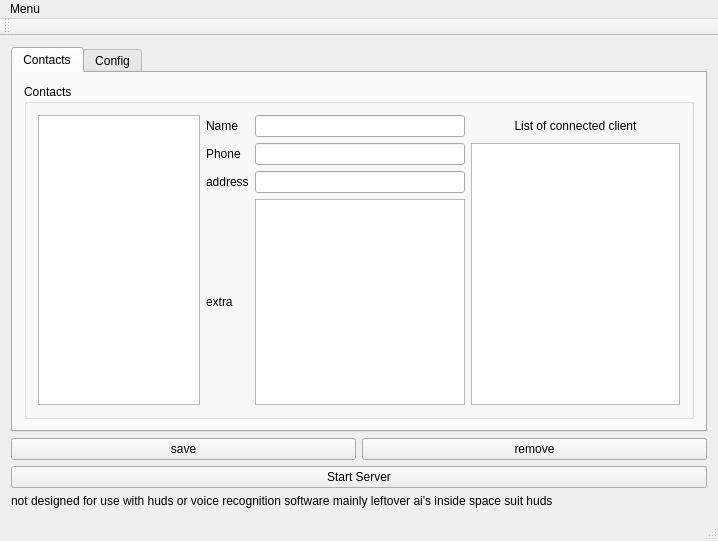
<?xml version="1.0" encoding="UTF-8"?>
<ui version="4.0">
 <class>MainWindow</class>
 <widget class="QMainWindow" name="MainWindow">
  <property name="geometry">
   <rect>
    <x>0</x>
    <y>0</y>
    <width>718</width>
    <height>541</height>
   </rect>
  </property>
  <property name="windowTitle">
   <string>MainWindow</string>
  </property>
  <widget class="QWidget" name="centralWidget">
   <layout class="QGridLayout" name="gridLayout_4">
    <item row="0" column="0">
     <widget class="QTabWidget" name="tabWidget">
      <property name="currentIndex">
       <number>0</number>
      </property>
      <widget class="QWidget" name="tab">
       <attribute name="title">
        <string>Contacts</string>
       </attribute>
       <layout class="QGridLayout" name="gridLayout_2">
        <item row="0" column="0">
         <widget class="QGroupBox" name="groupBox_2">
          <property name="title">
           <string>Contacts</string>
          </property>
          <layout class="QGridLayout" name="gridLayout">
           <item row="0" column="0" rowspan="4" colspan="2">
            <widget class="QListWidget" name="m_ips"/>
           </item>
           <item row="0" column="2" colspan="2">
            <widget class="QLabel" name="label_5">
             <property name="text">
              <string>Name</string>
             </property>
            </widget>
           </item>
           <item row="0" column="4">
            <widget class="QLineEdit" name="m_name"/>
           </item>
           <item row="1" column="2" colspan="2">
            <widget class="QLabel" name="label_6">
             <property name="text">
              <string>Phone</string>
             </property>
            </widget>
           </item>
           <item row="1" column="4">
            <widget class="QLineEdit" name="m_phone"/>
           </item>
           <item row="2" column="4">
            <widget class="QLineEdit" name="m_addr"/>
           </item>
           <item row="2" column="2" colspan="2">
            <widget class="QLabel" name="label_7">
             <property name="text">
              <string>address</string>
             </property>
            </widget>
           </item>
           <item row="3" column="2" colspan="2">
            <widget class="QLabel" name="label_8">
             <property name="text">
              <string>extra</string>
             </property>
            </widget>
           </item>
           <item row="3" column="4">
            <widget class="QTextEdit" name="m_extra"/>
           </item>
           <item row="0" column="5">
            <widget class="QLabel" name="label_20">
             <property name="text">
              <string>List of connected client</string>
             </property>
             <property name="alignment">
              <set>Qt::AlignCenter</set>
             </property>
            </widget>
           </item>
           <item row="1" column="5" rowspan="3">
            <widget class="QListWidget" name="m_connectedip"/>
           </item>
          </layout>
         </widget>
        </item>
       </layout>
      </widget>
      <widget class="QWidget" name="tab_2">
       <attribute name="title">
        <string>Config</string>
       </attribute>
       <widget class="QGroupBox" name="groupBox">
        <property name="geometry">
         <rect>
          <x>10</x>
          <y>20</y>
          <width>248</width>
          <height>205</height>
         </rect>
        </property>
        <property name="title">
         <string>Voice Over IP</string>
        </property>
        <layout class="QGridLayout" name="gridLayout_3">
         <item row="1" column="0">
          <widget class="QLabel" name="label_3">
           <property name="text">
            <string>Port</string>
           </property>
          </widget>
         </item>
         <item row="0" column="1">
          <widget class="QLineEdit" name="m_cur_ip">
           <property name="text">
            <string/>
           </property>
          </widget>
         </item>
         <item row="1" column="1">
          <widget class="QLineEdit" name="lineEdit_2">
           <property name="text">
            <string>420</string>
           </property>
          </widget>
         </item>
         <item row="0" column="0">
          <widget class="QLabel" name="label">
           <property name="text">
            <string>IP</string>
           </property>
          </widget>
         </item>
         <item row="3" column="1">
          <widget class="QLineEdit" name="lineEdit_3">
           <property name="text">
            <string>password</string>
           </property>
          </widget>
         </item>
         <item row="2" column="1">
          <widget class="QComboBox" name="comboBox">
           <item>
            <property name="text">
             <string>ssl</string>
            </property>
           </item>
           <item>
            <property name="text">
             <string>simple</string>
            </property>
           </item>
           <item>
            <property name="text">
             <string>rsa</string>
            </property>
           </item>
           <item>
            <property name="text">
             <string>xor</string>
            </property>
           </item>
          </widget>
         </item>
         <item row="2" column="0">
          <widget class="QLabel" name="label_2">
           <property name="text">
            <string>Encryption</string>
           </property>
          </widget>
         </item>
         <item row="3" column="0">
          <widget class="QLabel" name="label_4">
           <property name="text">
            <string>key</string>
           </property>
          </widget>
         </item>
        </layout>
       </widget>
       <widget class="QLabel" name="label_9">
        <property name="geometry">
         <rect>
          <x>20</x>
          <y>240</y>
          <width>111</width>
          <height>17</height>
         </rect>
        </property>
        <property name="text">
         <string>pitch shifting</string>
        </property>
       </widget>
       <widget class="QSpinBox" name="m_pitch">
        <property name="geometry">
         <rect>
          <x>120</x>
          <y>230</y>
          <width>48</width>
          <height>26</height>
         </rect>
        </property>
        <property name="minimum">
         <number>-6</number>
        </property>
        <property name="maximum">
         <number>6</number>
        </property>
       </widget>
       <widget class="QComboBox" name="cmbTheme">
        <property name="geometry">
         <rect>
          <x>30</x>
          <y>290</y>
          <width>469</width>
          <height>36</height>
         </rect>
        </property>
       </widget>
      </widget>
     </widget>
    </item>
    <item row="1" column="0">
     <layout class="QHBoxLayout" name="horizontalLayout">
      <item>
       <widget class="QPushButton" name="btn_save">
        <property name="text">
         <string>save</string>
        </property>
       </widget>
      </item>
      <item>
       <widget class="QPushButton" name="btn_remove">
        <property name="text">
         <string>remove</string>
        </property>
       </widget>
      </item>
     </layout>
    </item>
    <item row="2" column="0">
     <widget class="QPushButton" name="serverbtn">
      <property name="text">
       <string>Start Server</string>
      </property>
     </widget>
    </item>
    <item row="3" column="0">
     <widget class="QLabel" name="label_10">
      <property name="text">
       <string>not designed for use with huds or voice recognition software mainly leftover ai's inside space suit huds</string>
      </property>
     </widget>
    </item>
   </layout>
  </widget>
  <widget class="QMenuBar" name="menuBar">
   <property name="geometry">
    <rect>
     <x>0</x>
     <y>0</y>
     <width>718</width>
     <height>20</height>
    </rect>
   </property>
   <widget class="QMenu" name="menuMenu">
    <property name="title">
     <string>Menu</string>
    </property>
    <addaction name="actionexit"/>
   </widget>
   <addaction name="menuMenu"/>
  </widget>
  <widget class="QToolBar" name="mainToolBar">
   <attribute name="toolBarArea">
    <enum>TopToolBarArea</enum>
   </attribute>
   <attribute name="toolBarBreak">
    <bool>false</bool>
   </attribute>
  </widget>
  <widget class="QStatusBar" name="statusBar"/>
  <action name="actionexit">
   <property name="text">
    <string>exit</string>
   </property>
  </action>
 </widget>
 <layoutdefault spacing="6" margin="11"/>
 <resources/>
 <connections/>
</ui>
